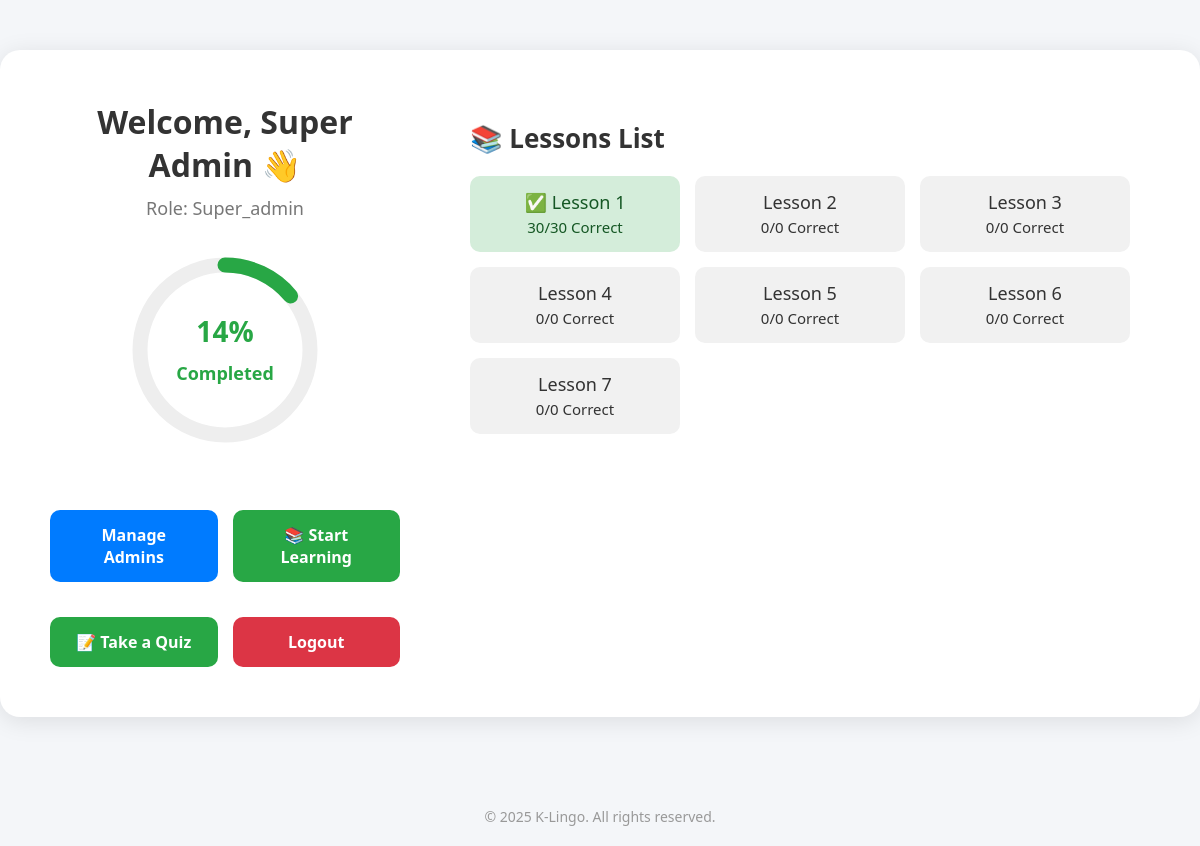
The page /views/dashboard.php (signed in) on the database its author committed.
### tables this page shows
CREATE TABLE `users` (
  `id` int(11) NOT NULL,
  `name` varchar(100) NOT NULL,
  `email` varchar(100) NOT NULL,
  `password` varchar(255) NOT NULL,
  `role` enum('user','admin','super_admin') DEFAULT 'user',
  `created_at` timestamp NOT NULL DEFAULT current_timestamp()
);

CREATE TABLE `lessons` (
  `id` int(11) NOT NULL,
  `lesson_number` int(11) NOT NULL,
  `is_active` tinyint(1) DEFAULT 1,
  `created_by` int(11) DEFAULT NULL,
  `created_at` timestamp NOT NULL DEFAULT current_timestamp()
);

### views/dashboard.php (the view, shortened to what this page needs)
<?php
require_once '../includes/db.php';
$userId = $_SESSION['user_id'];
$stmt = $conn->prepare("SELECT name, role FROM users WHERE id = ?");
$stmt->bind_param("i", $userId);
$stmt->execute();
$result = $stmt->get_result();
$user = $result->fetch_assoc();
$lessonsResult = $conn->query("SELECT id, lesson_number FROM lessons WHERE is_active = 1 ORDER BY lesson_number ASC");
$lessons = $lessonsResult->fetch_all(MYSQLI_ASSOC);
$progressStmt = $conn->prepare("SELECT lesson_id, quiz_score, completed FROM user_progress WHERE user_id = ?");
$progressStmt->bind_param("i", $userId);
$progressStmt->execute();
$progressResult = $progressStmt->get_result();
$userProgress = [];
$completedLessons = [];
while ($row = $progressResult->fetch_assoc()) {
    $lessonId = $row['lesson_id'];
    $userProgress[$lessonId] = [
        'score' => (int) $row['quiz_score'],
        'completed' => (bool) $row['completed'],
    ];
    if ($row['completed']) {
        $completedLessons[] = $lessonId;
    }
}
$totalLessons = count($lessons);
$completedCount = count($completedLessons);
$progressPercent = $totalLessons > 0 ? round(($completedCount / $totalLessons) * 100) : 0;
function isLessonUnlocked($lessonNumber, $completedLessons, $lessons) {
    if ($lessonNumber == 1) return true;
    foreach ($lessons as $lesson) {
        if ($lesson['lesson_number'] == $lessonNumber - 1) {
            return in_array($lesson['id'], $completedLessons);
        }
    }
    return false;
}
$quizStmt = $conn->prepare("SELECT lesson_id, correct_answers, total_questions FROM quiz_results WHERE user_id = ?");
$quizStmt->bind_param("i", $userId);
$quizStmt->execute();
$quizResult = $quizStmt->get_result();
$userQuizResults = [];
while ($row = $quizResult->fetch_assoc()) {
    $userQuizResults[$row['lesson_id']] = [
        'correct' => (int) $row['correct_answers'],
        'total' => (int) $row['total_questions'],
    ];
}
?>
<!DOCTYPE html>
<html lang="en">
<head>
    <link rel="stylesheet" href="../assets/css/style.css">
</head>
<body>
<div class="dashboard-container">
    <div class="progress-section">
        <h1>Welcome, <?php echo htmlspecialchars($user['name']); ?> 👋</h1>
        <p class="user-role">Role: <?php echo ucfirst(htmlspecialchars($user['role'])); ?></p>
        <div class="progress-circle">
            <svg width="200" height="200">
                <circle class="bg" cx="100" cy="100" r="85"></circle>
                <circle class="progress" cx="100" cy="100" r="85"
                    style="stroke-dashoffset: <?php echo 534 - (534 * $progressPercent / 100); ?>;">
                </circle>
            </svg>
            <div class="progress-text"><?php echo $progressPercent; ?>% <span style="font-size: 18px;">Completed</span></div>
        </div>
        <div class="btn-group">
            <?php if ($user['role'] === 'super_admin'): ?>
                <a href="./superadmin/manage-admins.php" class="btn">Manage Admins</a>
            <?php endif; ?>
            <a href="learn.php" class="btn btn-secondary">📚 Start Learning</a>
            <a href="quiz.php" class="btn btn-secondary">📝 Take a Quiz</a>
            <a href="../api/logout.php" class="btn btn-danger">Logout</a>
        </div>
    </div>
    <div class="lesson-section">
    <h2>📚 Lessons List</h2>
    <div class="lesson-tree">
        <?php
        foreach ($lessons as $lesson):
            $lessonId = $lesson['id'];
            $lessonNumber = $lesson['lesson_number'];
            $progress = $userProgress[$lessonId]['score'] ?? 0;
            $isCompleted = $userProgress[$lessonId]['completed'] ?? false;
            $isUnlocked = isLessonUnlocked($lessonNumber, $completedLessons, $lessons) || $user['role'] === 'admin' || $user['role'] === 'super_admin';
        ?>
            <?php if ($isUnlocked): ?>
                <a href="quiz.php?lesson=<?php echo $lessonId; ?>" class="<?php echo $isCompleted ? 'completed' : ''; ?>">
                    <?php echo $isCompleted ? '✅ ' : ''; ?>Lesson <?php echo $lessonNumber; ?>
                    <br>
                    <small><?php echo $progress; ?>/<?php echo $userQuizResults[$lessonId]['total'] ?? 0; ?> Correct</small>
                </a>
            <?php else: ?>
                <span class="locked">🔒 Lesson <?php echo $lessonNumber; ?></span>
            <?php endif; ?>
        <?php endforeach; ?>
    </div>
</div>
</div>
<footer>
    &copy; <?php echo date('Y'); ?> K-Lingo. All rights reserved.
</footer>
</body>
</html>

### assets/css/style.css (style rules this page uses)
* { margin: 0; padding: 0; box-sizing: border-box; }
body { font-family: 'Poppins', sans-serif; background: #f8f9fa; color: #333; }
button, .btn { margin-top: 20px; background-color: #4caf50; color: #fff; padding: 10px 20px; border: none; border-radius: 8px; cursor: pointer; font-weight: bold; transition: background-color 0.3s; }
p { margin: 10px; }

### views/dashboard.php (style rules this page uses)
body { font-family: 'Segoe UI', Tahoma, Geneva, Verdana, sans-serif; background-color: #f4f6f9; margin: 0; padding: 0; min-height: 100vh; display: flex; flex-direction: column; }
.dashboard-container { max-width: 1200px; margin: 50px auto; background: #ffffff; padding: 50px; border-radius: 20px; box-shadow: 0px 4px 25px rgba(0,0,0,0.1); display: grid; grid-template-columns: 1fr 2fr; gap: 50px; align-items: start; }
h1 { font-size: 32px; margin-bottom: 10px; color: #333; }
.user-role { color: #777; font-size: 18px; margin-bottom: 30px; }
.progress-section { text-align: center; }
.progress-circle { position: relative; width: 200px; height: 200px; margin: 30px auto; }
.progress-circle svg { transform: rotate(-90deg); }
.progress-circle .progress-text { position: absolute; top: 50%; left: 50%; transform: translate(-50%, -50%); font-size: 28px; font-weight: bold; color: #28a745; }
.lesson-section { padding: 20px; }
.lesson-section h2 { font-size: 26px; margin-bottom: 20px; color: #333; }
.lesson-tree { display: grid; grid-template-columns: repeat(auto-fill, minmax(160px, 1fr)); gap: 15px; }
.lesson-tree a, .lesson-tree span { display: block; background: #f1f1f1; padding: 14px; border-radius: 10px; text-align: center; font-size: 18px; color: #333; text-decoration: none; transition: background 0.3s, transform 0.3s; }
.completed { background-color: #d4edda !important; color: #155724 !important; }
.btn-group { display: flex; flex-wrap: wrap; gap: 15px; margin-top: 40px; }
.btn { flex: 1; min-width: 160px; padding: 14px 20px; text-decoration: none; font-size: 16px; border-radius: 10px; color: #fff; background-color: #007bff; text-align: center; transition: background-color 0.25s ease, transform 0.25s ease; }
.btn-secondary { background-color: #28a745; }
.btn-danger { background-color: #dc3545; }
footer { text-align: center; margin: 40px 0 20px; color: #999; font-size: 14px; }

### rows shown on the page
users: name "Super Admin", role "Super_admin"
lessons: id "1", id "30"
lessons: id "2", id "0"
lessons: id "3", id "0"
lessons: id "4", id "0"
lessons: id "5", id "0"
lessons: id "6", id "0"
lessons: id "7", id "0"

### other values the page prints
$progressPercent "14"
